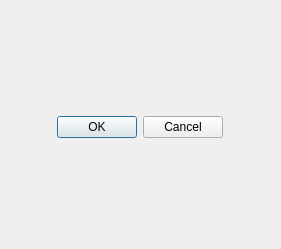
<?xml version="1.0" encoding="UTF-8"?>
<ui version="4.0">
 <class>DialogAskPiece</class>
 <widget class="QDialog" name="DialogAskPiece">
  <property name="geometry">
   <rect>
    <x>0</x>
    <y>0</y>
    <width>281</width>
    <height>249</height>
   </rect>
  </property>
  <property name="windowTitle">
   <string>Dialog</string>
  </property>
  <widget class="QWidget" name="verticalLayoutWidget">
   <property name="geometry">
    <rect>
     <x>9</x>
     <y>30</y>
     <width>261</width>
     <height>194</height>
    </rect>
   </property>
   <layout class="QVBoxLayout" name="verticalLayout">
    <property name="spacing">
     <number>6</number>
    </property>
    <item>
     <layout class="QVBoxLayout" name="LayoutListe">
      <property name="spacing">
       <number>6</number>
      </property>
     </layout>
    </item>
    <item>
     <widget class="QDialogButtonBox" name="buttonBox">
      <property name="sizePolicy">
       <sizepolicy hsizetype="Minimum" vsizetype="Minimum">
        <horstretch>0</horstretch>
        <verstretch>0</verstretch>
       </sizepolicy>
      </property>
      <property name="orientation">
       <enum>Qt::Horizontal</enum>
      </property>
      <property name="standardButtons">
       <set>QDialogButtonBox::Cancel|QDialogButtonBox::Ok</set>
      </property>
      <property name="centerButtons">
       <bool>true</bool>
      </property>
     </widget>
    </item>
   </layout>
  </widget>
 </widget>
 <resources/>
 <connections>
  <connection>
   <sender>buttonBox</sender>
   <signal>accepted()</signal>
   <receiver>DialogAskPiece</receiver>
   <slot>accept()</slot>
   <hints>
    <hint type="sourcelabel">
     <x>248</x>
     <y>254</y>
    </hint>
    <hint type="destinationlabel">
     <x>157</x>
     <y>274</y>
    </hint>
   </hints>
  </connection>
  <connection>
   <sender>buttonBox</sender>
   <signal>rejected()</signal>
   <receiver>DialogAskPiece</receiver>
   <slot>reject()</slot>
   <hints>
    <hint type="sourcelabel">
     <x>316</x>
     <y>260</y>
    </hint>
    <hint type="destinationlabel">
     <x>286</x>
     <y>274</y>
    </hint>
   </hints>
  </connection>
 </connections>
</ui>
